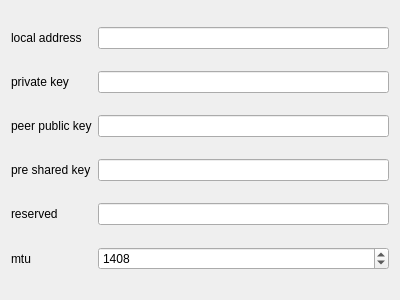
<?xml version="1.0" encoding="UTF-8"?>
<ui version="4.0">
 <class>EditWireGuard</class>
 <widget class="QWidget" name="EditWireGuard">
  <property name="geometry">
   <rect>
    <x>0</x>
    <y>0</y>
    <width>400</width>
    <height>300</height>
   </rect>
  </property>
  <property name="windowTitle">
   <string notr="true">EditVMess</string>
  </property>
  <layout class="QGridLayout" name="gridLayout">
   <item row="4" column="1">
    <widget class="QLineEdit" name="peer_public_key"/>
   </item>
   <item row="6" column="1">
    <widget class="QLineEdit" name="reserved"/>
   </item>
   <item row="4" column="0">
    <widget class="QLabel" name="label_3">
     <property name="locale">
      <locale language="English" country="UnitedStates"/>
     </property>
     <property name="text">
      <string>peer public key</string>
     </property>
    </widget>
   </item>
   <item row="3" column="1">
    <widget class="QLineEdit" name="private_key"/>
   </item>
   <item row="8" column="0">
    <widget class="QLabel" name="label_6">
     <property name="locale">
      <locale language="English" country="UnitedStates"/>
     </property>
     <property name="text">
      <string>mtu</string>
     </property>
    </widget>
   </item>
   <item row="6" column="0">
    <widget class="QLabel" name="label_5">
     <property name="locale">
      <locale language="English" country="UnitedStates"/>
     </property>
     <property name="text">
      <string>reserved</string>
     </property>
    </widget>
   </item>
   <item row="0" column="1">
    <widget class="QLineEdit" name="local_address"/>
   </item>
   <item row="5" column="0">
    <widget class="QLabel" name="label_4">
     <property name="locale">
      <locale language="English" country="UnitedStates"/>
     </property>
     <property name="text">
      <string>pre shared key</string>
     </property>
    </widget>
   </item>
   <item row="5" column="1">
    <widget class="QLineEdit" name="pre_shared_key"/>
   </item>
   <item row="3" column="0">
    <widget class="QLabel" name="label_2">
     <property name="locale">
      <locale language="English" country="UnitedStates"/>
     </property>
     <property name="text">
      <string>private key</string>
     </property>
    </widget>
   </item>
   <item row="0" column="0">
    <widget class="QLabel" name="label">
     <property name="locale">
      <locale language="English" country="UnitedStates"/>
     </property>
     <property name="text">
      <string>local address</string>
     </property>
    </widget>
   </item>
   <item row="8" column="1">
    <widget class="QSpinBox" name="wireguard_mtu">
     <property name="locale">
      <locale language="English" country="UnitedStates"/>
     </property>
     <property name="minimum">
      <number>576</number>
     </property>
     <property name="maximum">
      <number>65535</number>
     </property>
     <property name="value">
      <number>1408</number>
     </property>
    </widget>
   </item>
  </layout>
 </widget>
 <resources/>
 <connections/>
</ui>
